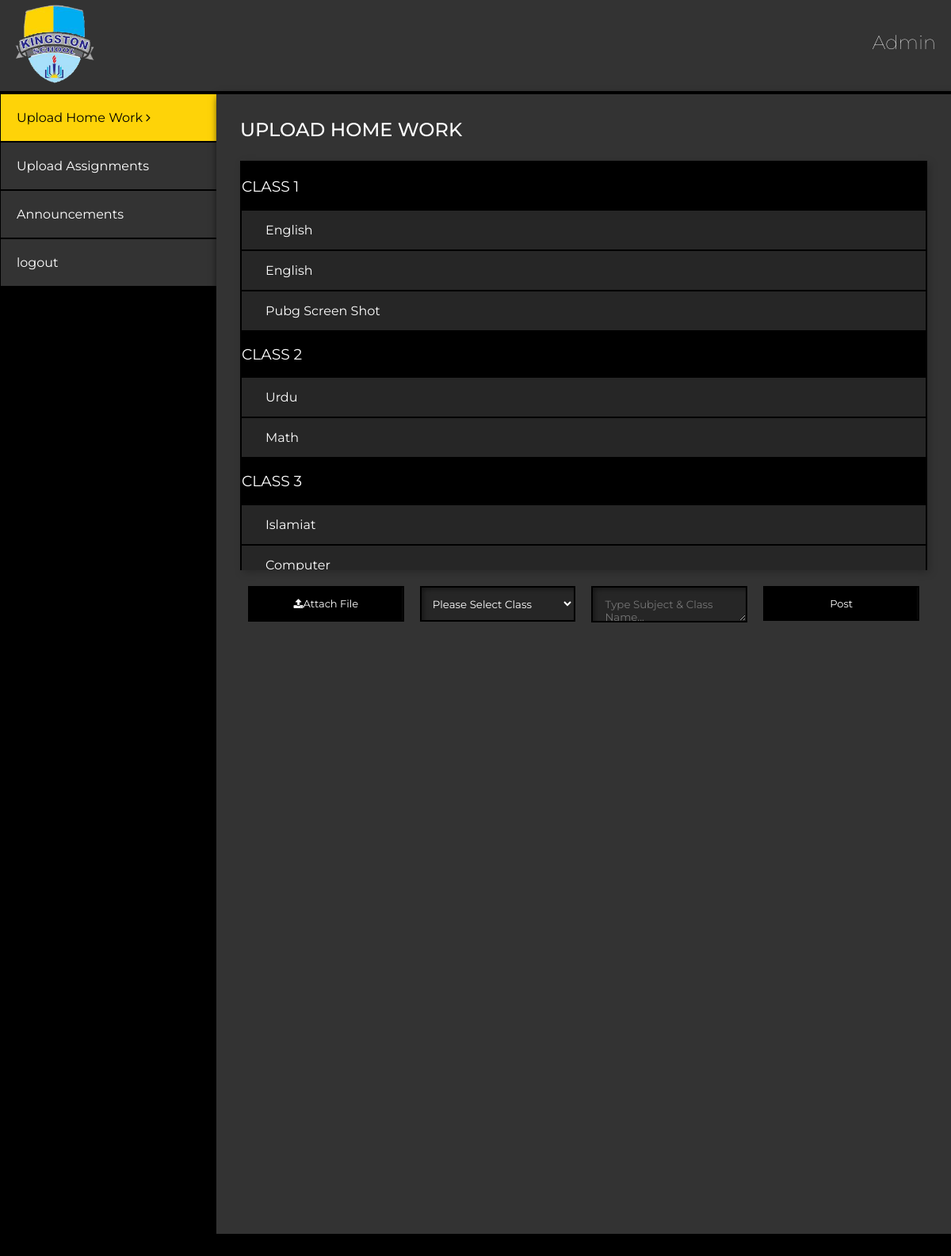
Screenshot of /onlinehomework/upload.php (signed in) with the database file from the repository.
### tables this page shows
CREATE TABLE `H_Class_One` (
  `id` int(11) NOT NULL,
  `image` varchar(255) NOT NULL,
  `image_text` varchar(255) NOT NULL
);

CREATE TABLE `HC_Two` (
  `id` int(11) NOT NULL,
  `image` varchar(255) NOT NULL,
  `image_text` varchar(255) NOT NULL
);

CREATE TABLE `HC_Three` (
  `id` int(11) NOT NULL,
  `image` varchar(255) NOT NULL,
  `image_text` varchar(255) NOT NULL
);

### onlinehomework/logics.php (called while the page is built, shortened)
<?php
    $db = mysqli_connect("dev58.onlinetestingserver.com", "dev58onlinetesti", "d(hi?G=~!jLX", "online-home-work");
    $h_class_one = mysqli_query($db, "SELECT * FROM H_Class_One");
    $HC_Two = mysqli_query($db, "SELECT * FROM HC_Two");
    $HC_Three = mysqli_query($db, "SELECT * FROM HC_Three");
?>

### onlinehomework/upload.php (the view, shortened to what this page needs)
<?php include('logics.php'); ?>
<!DOCTYPE html>
<html>
<head>
	<link rel="stylesheet" type="text/css" href="css/style.css">
	<link rel="stylesheet" type="text/css" href="css/animate.css">
	<link rel="stylesheet" type="text/css" href="owl/css/owl.carousel.css">
	<link rel="stylesheet" href="https://cdnjs.cloudflare.com/ajax/libs/font-awesome/4.7.0/css/font-awesome.min.css">
</head>
<body>
<div class="header">
	<div class="logo">
		<a href="homework.php"><img src="images/logo.png"></a>
	</div>
	<div class="admin_btn_box">
		<h2><?php echo $_SESSION['username']; ?></h2>
	</div>
</div>
<div class="chat_body">
	<div class="user-panel">
		<div class="user_info">
	       <div class="clm">
	           <ul>
	               <li><a href="upload.php" class="active">Upload Home Work <i class="fa fa-angle-right" aria-hidden="true"></i></a></li>
	               <li><a href="vicationassign.php">Upload Assignments</a></li>
	               <li><a href="announcement.php">Announcements</a></li>
	               <li><a href="index.php?logout='1'" >logout</a></li>
	           </ul>
	       </div>
		</div>
	</div>
	<div class="chat_panel">
        <h1>Upload Home Work</h1>
        <div class="file_box_outer">
	    <div id="content">
	        <h3>Class 1</h3>
	        <ul>
            <?php
               while ($row = mysqli_fetch_array($h_class_one)) {
                echo "<li>";
      	           echo "<a  href='images/".$row['image']."' target='blank' >".$row['image_text']."</a>";
               echo "</li>";
               }
            ?>
            </ul>
            <h3>Class 2</h3>
	        <ul>
            <?php
               while ($row = mysqli_fetch_array($HC_Two)) {
                echo "<li>";
      	           echo "<a  href='images/".$row['image']."' target='blank' >".$row['image_text']."</a>";
               echo "</li>";
               }
            ?>
            </ul>
            <h3>Class 3</h3>
	        <ul>
            <?php
               while ($row = mysqli_fetch_array($HC_Three)) {
                echo "<li>";
      	           echo "<a  href='images/".$row['image']."' target='blank' >".$row['image_text']."</a>";
               echo "</li>";
               }
            ?>
            </ul>
        </div>
        </div>
        <div id="content">
               <form method="POST" action="" enctype="multipart/form-data">
  	            <div class="upload-box">
  	                <div class="myupBtn">
  	               	    <label class="myLabel">
                           <span><i class="fa fa-upload" aria-hidden="true"></i>  Attach File</span>
                        </label>
                    </div>
                    <div class="section_select">
                        <select name="section" id="sections">
                            <option value="blank">Please Select Class</option>
                        </select>
                    </div>
  	               <div>
                        <textarea id="attch_name" class="text" class="teach-text" name="image_text" placeholder="Type Subject & Class Name..." required></textarea>
  	               </div>
  	               <div>
  		               <button type="submit" class="submit" name="upload">Post</button>
  	               </div>
  	            </div>
            </form>
        </div>
        </div>
	</div>
</body>
</html>

### onlinehomework/css/style.css (style rules this page uses)
div#content .myLabel, button.submit { background: linear-gradient(to left, #000 50%, #fed308 50%); background-size: 212%; background-position: right bottom; transition: all .5s ease; }
html body .clm ul li a.active { background-color: #fed308 !important; color: #000 !important; }
body { margin: 0; padding: 0; font-family: Montserrat !important; background-color: #000; }
img,a { transition:.4s; }
.header { padding: 5px 18px; border: 1px solid #3333; width: 100%; background-color: #333; display: inline-block; box-sizing: border-box; }
h1,h2,h3,h4,h5,h6,p { color: #fff; }
h1 { font-size: 24px; font-weight: 500; text-transform: uppercase; margin: 0 0 25px; }
a { text-decoration:none !important; }
.header .logo img { width: 100px; }
.header .logo { float: left; }
.header .admin_btn_box h2 { text-transform: capitalize; font-weight: 100; }
.header .admin_btn_box { float: right; margin-top: 13px; }
.chat_body { display: flex; width: 100%; min-height: 86vh; }
.chat_body .user-panel { width: 15%; text-align: center; padding: 0px 0px 0px 0px; border: 1px solid #000; display: inline-block; }
.chat_body .chat_panel { width: 85%; background-color: #333; padding:30px; box-shadow: 3px 3px 10px #000; box-sizing: border-box; }
.file_box_outer { background-color: #000; width: 100%; padding: 2px; box-sizing: border-box; box-shadow: 3px 3px 10px #00000036; height: 517px; overflow: auto; scroll-behavior: smooth; }
.chat_body h3 { text-transform: uppercase; font-weight: 400; }
label.myLabel span { margin: auto; display: table; }
section .upload-box .myLabel, button.submit { color: #fff; font-size: 16px; margin: 0px 5px; border: navajowhite; padding: 13px 30px; border-radius: 10px; font-family: sans-serif; cursor: pointer; border: 2px solid #000; transition: .4s; }
.upload-box div { width: 100%; box-sizing: border-box; margin: 0px 10px; height: 45px; }
textarea#attch_name { font-family: sans-serif; width: 100%; padding: 13px 15px; box-sizing: border-box; background-color: #262626; color: #fff; border: 2px solid black; box-shadow: inset 4px 4px 6px -2px #00000073; height: 46px; font-family: montserrat; }
.section_select select { width: 100%; height: 45px; background-color: #262626; border: 2px solid #000; box-shadow: inset 4px 4px 6px -2px #00000073; padding: 11px 10px; color: #fff; font-family: montserrat; }
div#content .myLabel, button.submit { color: #fff; font-size: 13px; margin: 0px 0px; border: navajowhite; padding: 12px 30px; border-radius: 0px; font-family: montserrat; cursor: pointer; border: 2px solid #000; transition: .4s; width:100%; }
.clm ul { margin: 0; padding: 0; }
.clm ul li a { background-color: #333333; color: #fff; padding: 20px 20px; width: 100%; display: block; margin: 2px 0px; text-align: left; }
.clm ul li:nth-child(1) a { margin-top: -1px !important; }
div#content ul { margin: 0 !important; padding: 0; }
div#content ul li { list-style: none; background-color: #333; margin: 2px 0px; padding: 0px 0px; }
div#content ul li a { width: 100% !important; padding: 15px 30px; text-transform: capitalize; display: block; box-sizing: border-box; color: #fff; background-color: #00000040; margin: 2px 0px; }
.myupBtn { box-sizing: border-box; display: inherit; }
.upload-box { display: flex; margin: 20px 0px; box-sizing: border-box; width: 100%; }
@media (max-width:1600px) { .chat_body .user-panel { width: 20%; } }
@media (max-width:1280px) { .chat_body .user-panel { width: 25%; } }

### rows the page displays
h_class_one: image_text "English"
h_class_one: image_text "English"
h_class_one: image_text "Pubg Screen Shot"
hc_two: image_text "Urdu"
hc_two: image_text "Math"
hc_three: image_text "Islamiat"
hc_three: image_text "Computer"

### other values shown
$_SESSION['username'] "Admin"
